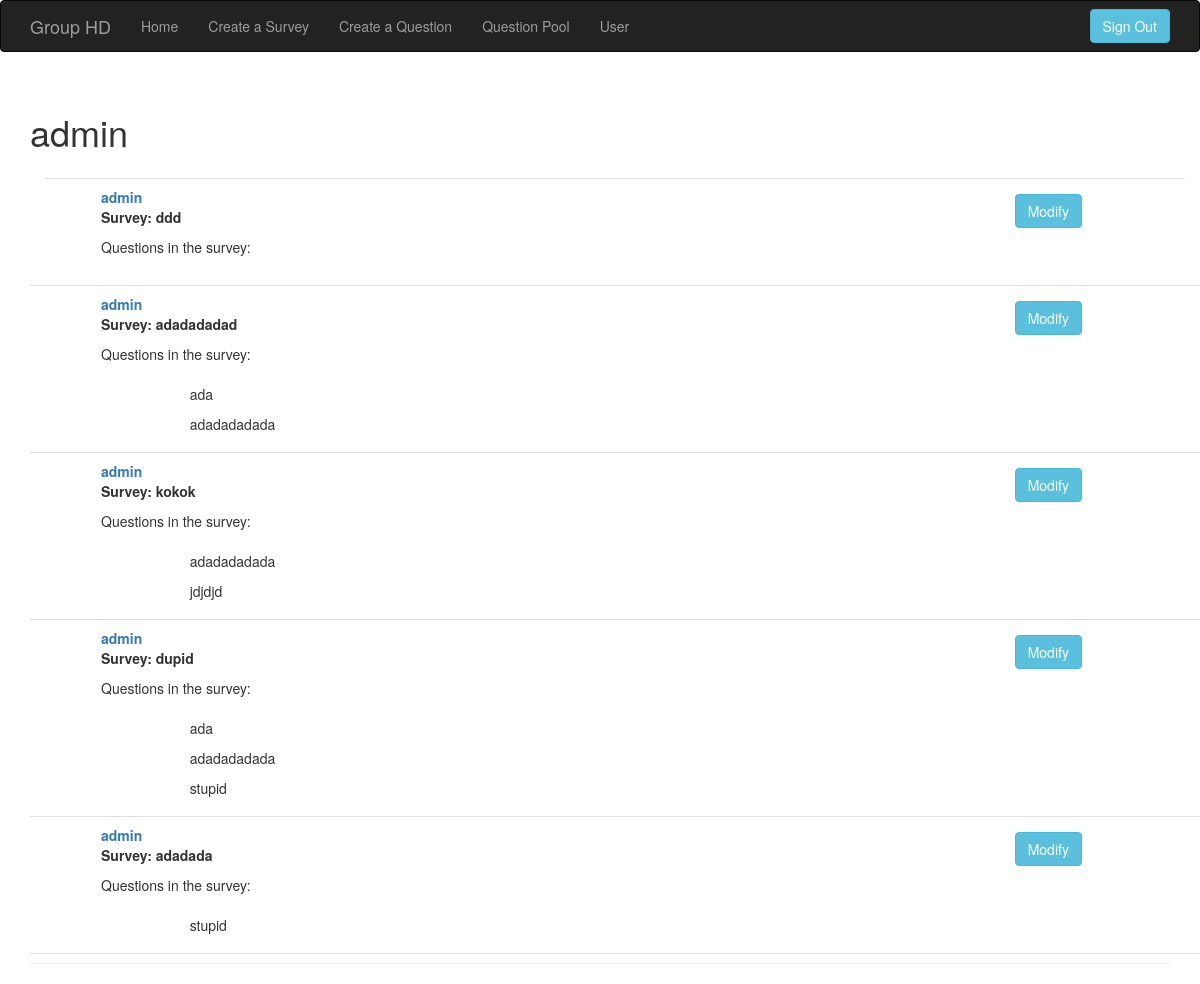
The app's page /user/1 (signed in), older data.
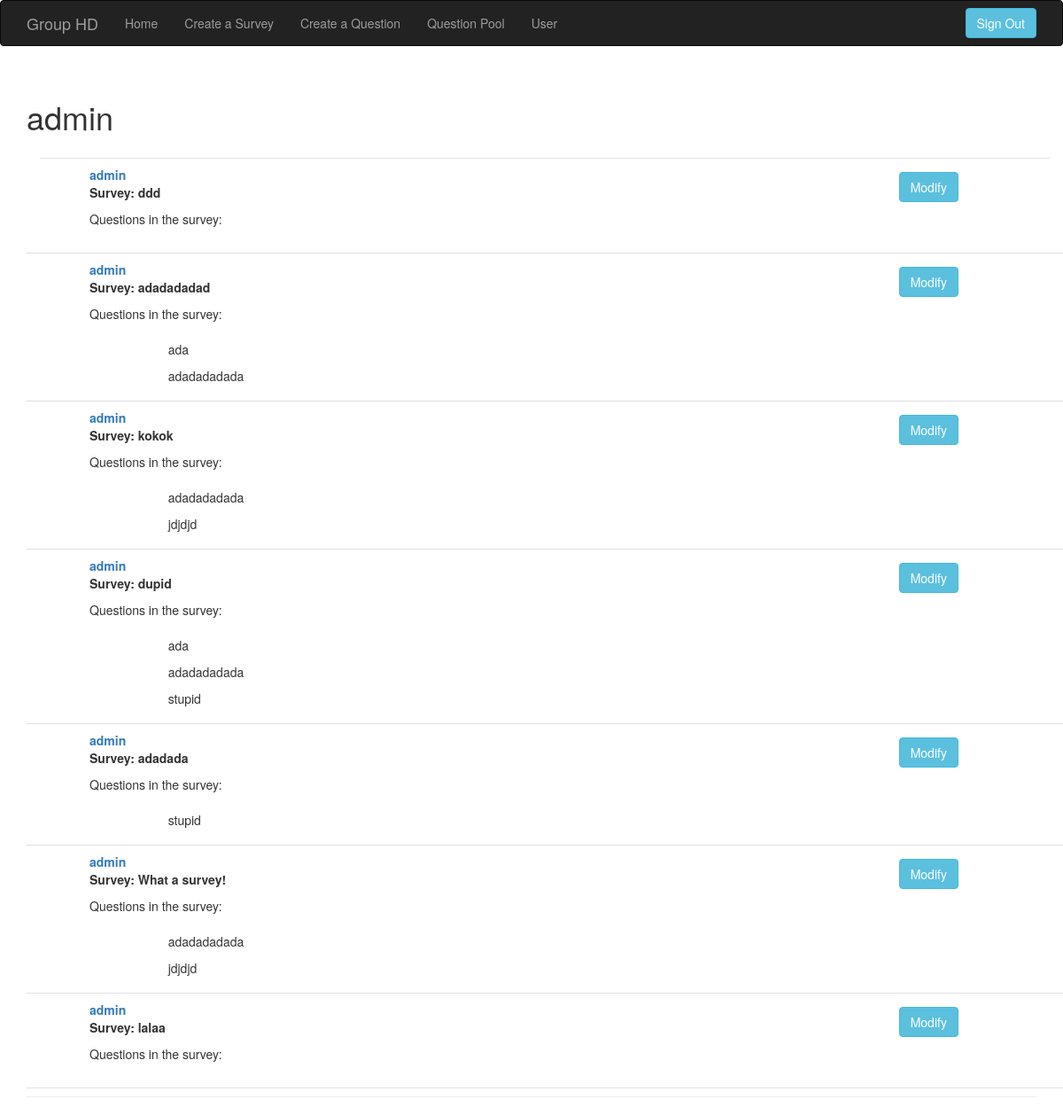
The same page, newer data.
### app/models.py (models this page shows, shortened)
class Survey(db.Model):
    __tablename__ = 'surveys'
    id = db.Column(db.Integer, primary_key=True)
    q_type = db.Column(db.Integer, default=1)
    description = db.Column(db.String(512))
    classinfo = db.Column(db.String(64))
    owner_id = db.Column(db.Integer, db.ForeignKey('users.id'))
    timestamp = db.Column(db.DateTime(), default=datetime.utcnow)
    questions = db.relationship('Question', secondary=Survey_Question, backref=db.backref(
        'surveys', lazy='dynamic'), lazy='dynamic')

class User(UserMixin, db.Model):
    __tablename__ = 'users'
    id = db.Column(db.Integer, primary_key=True)
    username = db.Column(db.String(64), unique=True, index=True)
    password_hash = db.Column(db.String(128))
    last_login = db.Column(db.DateTime(), default=datetime.utcnow)
    surveys = db.relationship('Survey', backref='owner', lazy='dynamic')
    questions = db.relationship('Question', backref='owner', lazy='dynamic')
    is_admin = db.Column(db.Boolean, default=False)
    @property
    def password(self):
        raise AttributeError('password is not a readable attribute')

class Question(db.Model):
    __tablename__ = 'questions'
    id = db.Column(db.Integer, primary_key=True)
    owner_id = db.Column(db.Integer, db.ForeignKey('users.id'))
    description = db.Column(db.String(512))

### app/main/views.py (the view)
@main.route('/user/<int:id>')
@login_required
def user(id):
    if current_user.is_admin:
        surveys = Survey.query.all()
    else:
        surveys = Survey.query.filter_by(owner_id=current_user.id)
    return render_template('user.html', surveys=surveys)

### app/models.py (called while the page is built)
@login_manager.user_loader
def load_user(user_id):
    return User.query.get(int(user_id))

### app/templates/user.html (shortened to what this page needs)
{% extends "base.html" %}
{% block page_content %}
<div class='page-header'>
    <h1>{{ current_user.username }}</h1>
    <div class="container">
        <div class='posts'>
            {% for survey in surveys %}
            <div class='post row'>
                <div class='col-md-10'>
                    <div class="post-content">
                        <div class="post-author">
                            <a href="{{ url_for('.user', id=survey.owner_id) }}">{{ survey.owner.username }}</a>
                            <p>
                            Survey: {{ survey.description }}
                            </p>
                        </div>
                        <div class="post-body">
                            <p>
                            Questions in the survey:
                            <div class="col-md-1">
                            </div>
                            <div class="col-md-9">
                            </p>
                            {% for question in survey.questions.all() %}
                            <p>
                            {{ question.description }}
                            </p>
                            {% endfor %}
                            </div>
                        </div>
                    </div>
                </div>
                <div class="col-md-1" id="button-delete">
                    <a type="button" class="btn btn-info" href="{{ url_for('main.select_questions', survey_id=survey.id) }}">Modify</a>
                </div>
            </div>
            {% endfor %}
{% endblock %}

Row changes from the older to the newer data that the page shows:
added Survey: owner.username "admin", description "What a survey!", Question (description "adadadadada"), Question (description "jdjdjd")
added Survey: owner.username "admin", description "lalaa"
